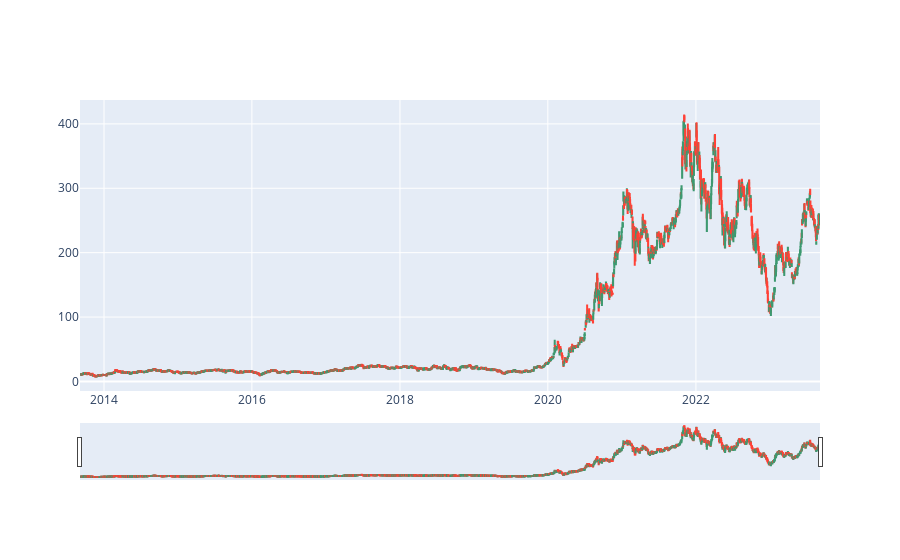

Source (notebook cell):
### Code cell
# For plotting candlestick charts.
import plotly.graph_objects as go

fig = go.Figure(data=[go.Candlestick(x=df['date'],
                open=df['open'],
                high=df['high'],
                low=df['low'],
                close=df['close'])])
# fig.show()
fig.show()

### Figure 1 — Plotly figure (JSON) as saved in the notebook; plotly's stock layout.template omitted (floating-point values rounded to 4 significant figures; data arrays with more than 128 entries replaced by an {"elided": "..."} marker saying what was removed)
{"data": [{"close": {"elided": "2517 float values"}, "high": {"elided": "2517 float values"}, "low": {"elided": "2517 float values"}, "open": {"elided": "2517 float values"}, "type": "candlestick", "x": {"elided": "2517 str values"}}], "layout": {}}
